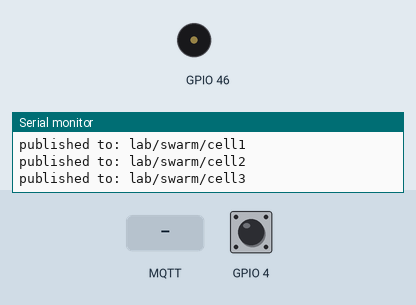
Recording of a sketch running on a simulated ESP32. Shown: buzzer (waves = sounding), the last lines printed to the serial monitor. The test bench sets the inputs (shaded band); at power-on: GPIO 4 HIGH. WiFi joins after 1.5 s; servers stay silent unless stated; no MQTT or app messages arrive unless stated; not simulated (calls return 0 or success): arduino_secrets.h; names the files do not define were given values by the test bench: SECRET_MQTT_PORT = 1883.

Above: at 4.2 s.
4.3 s: MQTT message "5" arrives on the first subscribed topic
At 4.7 s:
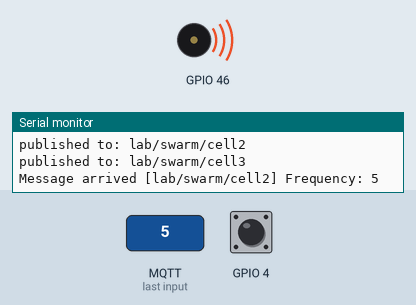
6.3 s: MQTT message "90" arrives on the first subscribed topic
At 7.9 s:
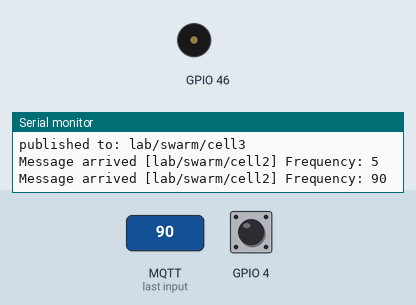
Timing chart, 0 to 9.4 s (numbered marks = the images above; inputs shaded):
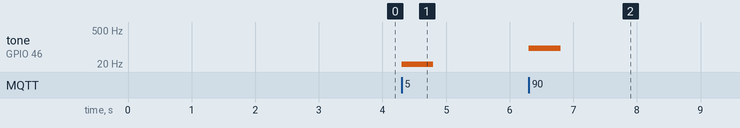

Measured:
- after the input at 4.3 s, tone on GPIO 46: silent → 5 Hz at once, → silent 0.50 s later
- after the input at 6.3 s, tone on GPIO 46: silent → 90 Hz at once, → silent 0.50 s later

The sketch:

mqtt_reference.ino
```cpp
/*
 Basic MQTT example

 This sketch demonstrates the basic capabilities of the library.
 It connects to an MQTT server then:
  - publishes "hello world" to the topic "outTopic"
  - subscribes to the topic "inTopic", printing out any messages
    it receives. NB - it assumes the received payloads are strings not binary

 It will reconnect to the server if the connection is lost using a blocking
 reconnect function. See the 'mqtt_reconnect_nonblocking' example for how to
 achieve the same result without blocking the main loop.

*/

#include <WiFi.h>
#include <WiFiClientSecure.h>
#include <PubSubClient.h>
#include "Config.h"
#include "arduino_secrets.h"
#include "pitches.h"

// MQTT Setup names and topics
String clientName = "Swarm_Reference";
const char* mqttClientName = clientName.c_str();
const char* topicsToPub[] = {"lab/swarm/cell1", "lab/swarm/cell2", "lab/swarm/cell3"};
const int topicsLength = 3;

//WiFiClient wifiClient;
WiFiClientSecure wifiClient;
PubSubClient mqttClient(wifiClient);

// Define frequency and message
char* msg[] = {"440", "587", "698"};
long frequency = 0;

// debounce parameter
bool touchBool = false;

void callback(char* topic, byte* payload, unsigned int length) {
  Serial.print("Message arrived [");
  Serial.print(topic);
  Serial.print("] ");
  frequency = 0;
  for (int i=0;i<length;i++) {
  //  Serial.print((char)payload[i]);
    int digit = (char)payload[i] - '0';
    frequency = frequency * 10 + digit;
  }
  Serial.print("Frequency: ");
  Serial.print(frequency);
  tone(PinConfig::BUZZER, frequency, 500);
  Serial.println();
}

void mqttConnect() {
  // Loop until we're reconnected
  while (!mqttClient.connected()) {
    Serial.print("Attempting MQTT connection...");
    // Attempt to connect
    if (mqttClient.connect(mqttClientName, MQTTConfig::MQTT_USER, MQTTConfig::MQTT_PASS)) {
      Serial.println("connected");

      // Subscribing to topicsToPub[1] = "lab/swarm/cell2"
      mqttClient.subscribe(topicsToPub[1]);
      Serial.print("subscribed to: ");
      Serial.println(topicsToPub[1]);

      // Publishing to all topics in topicsToPub[]
      for (int i=0;i<topicsLength;i++) {
        mqttClient.publish(topicsToPub[i], "440");
        Serial.print("published to: ");
        Serial.println(topicsToPub[i]);
      }

    } else {
      Serial.print("failed, rc=");
      Serial.print(mqttClient.state());
      Serial.println(" try again in 1 second");
      // Wait 1 seconds before retrying
      delay(1000);
    }
  }
//  Serial.println("End of mqttConnect");
}

void setupWiFi() {
    WiFi.mode(WIFI_STA);
    Serial.printf("Connecting to %s\n", WiFiConfig::SSID);
    WiFi.begin(WiFiConfig::SSID, WiFiConfig::PASSWORD);

    while (WiFi.status() != WL_CONNECTED) {
      Serial.print(".");
    }

    Serial.printf("\nConnected! IP: %s\n", WiFi.localIP().toString().c_str());
}

void setup()
{
  Serial.begin(19600);

  // Setup network
  setupWiFi();
  wifiClient.setInsecure();


  mqttClient.setServer(MQTTConfig::MQTT_BROKER, MQTTConfig::MQTT_PORT);
  mqttClient.setCallback(callback);

//  Allow the hardware to sort itself out
  delay(1500);
}

void sendData(char* data[]) {
  for (int i=0;i<topicsLength;i++) {
    mqttClient.publish(topicsToPub[i], data[i]);
  }
}

void loop()
{
  if (!mqttClient.connected()) {
    mqttConnect();
  }

  mqttClient.loop();

  int touch = touchRead(PinConfig::TOUCH_SENSOR_1);

  //Serial.println(touch);

  // debounce
  if (touch >= 100000) {
    if (!touchBool) {
      touchBool = true;
      sendData(msg);
      // for (int i=0;i<topicsLength;i++) {
      //   mqttClient.publish(topicsToPub[i], msg[i]);
      // }
    //  Serial.println(touchBool);
    }
  } else if (touchBool){
    touchBool = false;
  }

//  Serial.println(notes[0]);
}
```

pitches.h
```cpp
/*************************************************
   Public Constants
 *************************************************/

#define B0 31
#define C1 33
#define CS1 35
#define D1 37
#define DS1 39
#define E1 41
#define F1 44
#define FS1 46
#define G1 49
#define GS1 52
#define A1 55
#define AS1 58
#define B1 62
#define C2 65
#define CS2 69
#define D2 73
#define DS2 78
#define E2 82
#define F2 87
#define FS2 93
#define G2 98
#define GS2 104
#define A2 110
#define AS2 117
#define B2 123
#define C3 131
#define CS3 139
#define D3 147
#define DS3 156
#define E3 165
#define F3 175
#define FS3 185
#define G3 196
#define GS3 208
#define A3 220
#define AS3 233
#define B3 247
#define C4 262
#define CS4 277
#define D4 294
#define DS4 311
#define E4 330
#define F4 349
#define FS4 370
#define G4 392
#define GS4 415
#define A4 440
#define AS4 466
#define B4 494
#define C5 523
#define CS5 554
#define D5 587
#define DS5 622
#define E5 659
#define F5 698
#define FS5 740
#define G5 784
#define GS5 831
#define A5 880
#define AS5 932
#define B5 988
#define C6 1047
#define CS6 1109
#define D6 1175
#define DS6 1245
#define E6 1319
#define F6 1397
#define FS6 1480
#define G6 1568
#define GS6 1661
#define A6 1760
#define AS6 1865
#define B6 1976
#define C7 2093
#define CS7 2217
#define D7 2349
#define DS7 2489
#define E7 2637
#define F7 2794
#define FS7 2960
#define G7 3136
#define GS7 3322
#define A7 3520
#define AS7 3729
#define B7 3951
#define C8 4186
#define CS8 4435
#define D8 4699
#define DS8 4978


static int notes[] = {
  B0, C1, CS1, D1, DS1, E1, F1, FS1, G1, GS1, A1, AS1, B1,
  C2, CS2, D2, DS2, E2, F2, FS2, G2, GS2, A2, AS2, B2,
  C3, CS3, D3, DS3, E3, F3, FS3, G3, GS3, A3, AS3, B3,
  C4, CS4, D4, DS4, E4, F4, FS4, G4, GS4, A4, AS4, B4,
  C5, CS5, D5, DS5, E5, F5, FS5, G5, GS5, A5, AS5, B5,
  C6, CS6, D6, DS6, E6, F6, FS6, G6, GS6, A6, AS6, B6,
  C7, CS7, D7, DS7, E7, F7, FS7, G7, GS7, A7, AS7, B7,
  C8, CS8, D8, DS8};
```

Config.cpp
```cpp
// config.cpp
#include "Config.h"
#include "arduino_secrets.h"

// WiFi Configuration definitions
const char* WiFiConfig::SSID = SECRET_SSID;
const char* WiFiConfig::PASSWORD = SECRET_PASS;

// Hardware Configuration definitions
const int PinConfig::ONBOARD_LED = 48;
const int PinConfig::BUZZER = 46;           // Changed to buzzer pin 46 not 43
const int PinConfig::NEOPIXEL = 38;
const int PinConfig::TOUCH_SENSOR_1 = 4;

// To connect to the Fab Lab BCN server
const char* MQTTConfig::MQTT_BROKER = SECRET_MQTT_BROKER;
const int MQTTConfig::MQTT_PORT = SECRET_MQTT_PORT;
const char* MQTTConfig::MQTT_USER = SECRET_MQTT_USER;
const char* MQTTConfig::MQTT_PASS = SECRET_MQTT_PASS;
```

Config.h
```cpp
// config.h - Central configuration file
#ifndef CONFIG_H
#define CONFIG_H

// WiFi Configuration
struct WiFiConfig {
    static const char* SSID;
    static const char* PASSWORD;
};

// Hardware Configuration
struct PinConfig {
    static const int ONBOARD_LED;
    static const int BUZZER;
    static const int NEOPIXEL;
    static const int TOUCH_SENSOR_1;
};

// MQTT Configuration
struct MQTTConfig {
  static const char* MQTT_BROKER;
  static const int MQTT_PORT;
  static const char* MQTT_USER;
  static const char* MQTT_PASS;
};

#endif
```
